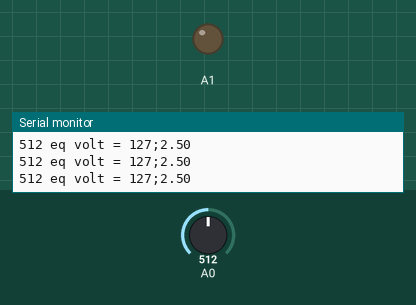
Bench run of a sketch on a simulated Arduino Uno, built with avr-gcc and run on an emulated ATmega328P. Shown: output pins drawn as LEDs (lit = HIGH), the last lines printed to the serial monitor. Inputs (shaded band) come from the test bench; at power-on: A0 = 512.

Above: at 1.2 s.
1.3 s: A0 set to 530
At 1.7 s:
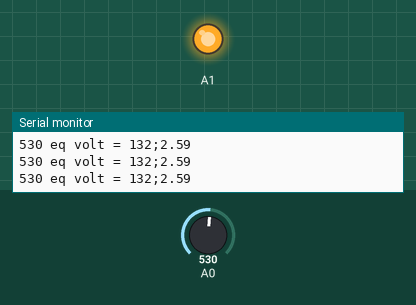
2.8 s: A0 set to 511
At 4.0 s:
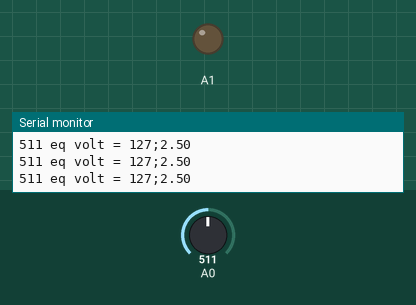
5.8 s: A0 set to 716
At 7.0 s:
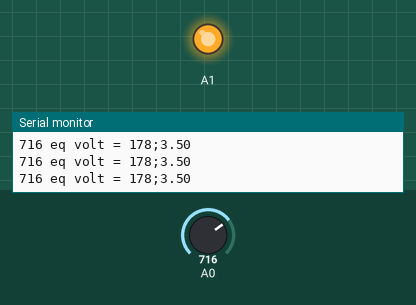
Timing chart, 0 to 8.8 s (numbered marks = the images above; inputs shaded):
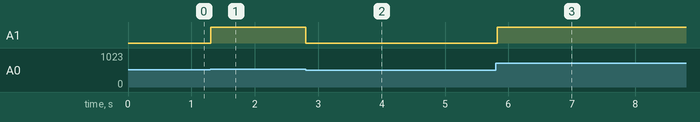

Measured:
- the behaviour switches between 513 and 514 on A0 (found by bisection; images 0 and 1)
- after the input at 1.3 s, A1: LOW → HIGH at once
- after the input at 2.8 s, A1: HIGH → LOW at once
- after the input at 5.8 s, A1: LOW → HIGH at once

The sketch:

analog_read_and_write.ino
```cpp
void setup() {
  // initialize serial communication at 9600 bits per second:
  Serial.begin(9600);
  pinMode(A1, OUTPUT);
}

// the loop routine runs over and over again forever:
void loop() {
  // read the input on analog pin 0:
  int sensorValue = analogRead(A0);
  // print out the value you read:
  int voltage = map(sensorValue, 0.0, 1023.0, 0.0, 255.0);
  analogWrite(A1,voltage);
  float voltage1 = sensorValue * (5.0/1023.0);
  Serial.print(sensorValue);
  Serial.print(" eq volt = ");
  Serial.print(voltage);
  Serial.print(";");
  Serial.println(voltage1);
  delay(1);        // delay in between reads for stability
}
```
